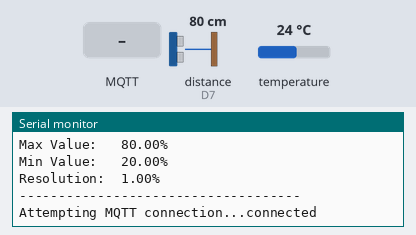
The sketch below on a simulated ESP8266 (Wemos D1 mini). Shown: the last lines printed to the serial monitor. The inputs (shaded band) are chosen by the test bench; at power-on: distance to the obstacle (sensor on D7) 80 cm, temperature 24 °C. The echo pulse lasts 58.3 µs per cm; WiFi joins after 1.5 s; servers stay silent unless stated; random numbers use the default seed unless the sketch sets one; no MQTT or app messages arrive unless stated.

Above: at 3.0 s.
3.1 s: MQTT message "/hello/world" arrives on the first subscribed topic
At 13.1 s:
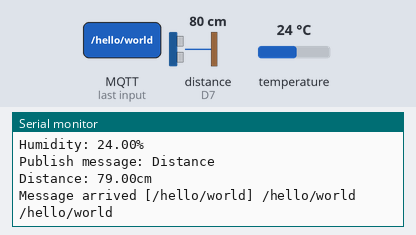
13.4 s: MQTT message "1" arrives on the first subscribed topic
At 23.4 s:
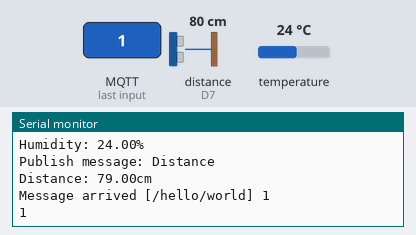
23.7 s: MQTT message "on" arrives on the first subscribed topic
At 33.5 s:
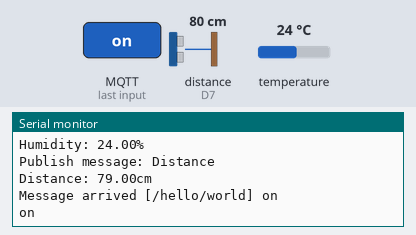
33.8 s: MQTT message "off" arrives on the first subscribed topic
At 43.5 s:
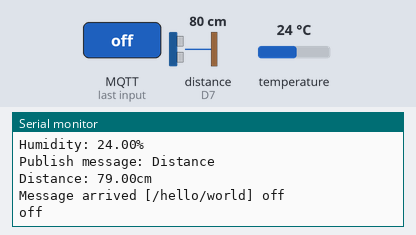

Measured:
- after the input at 3.1 s, the serial monitor: prints a new line after 9.0 s (image 1)
- after the input at 13.4 s, the serial monitor: prints a new line after 8.8 s (image 2)
- after the input at 23.7 s, the serial monitor: prints a new line after 8.6 s (image 3)
- after the input at 33.8 s, the serial monitor: prints a new line after 8.7 s (image 4)

The sketch:

ifridge_mqtt_sensors.ino
```cpp
/*
   @author nonodev96
*/

// MQTT
#include <ESP8266WiFi.h>
#include <PubSubClient.h>

// DHT11
#include <Adafruit_Sensor.h>
#include <DHT.h>
#include <DHT_U.h>

// https://github.com/adafruit/Adafruit_Sensor
/**
   typedef struct
  {
    int32_t version;
    int32_t sensor_id;
    int32_t type;
    int32_t reserved0;
    int32_t timestamp;
    union
    {
        float           data[4];
        sensors_vec_t   acceleration;
        sensors_vec_t   magnetic;
        sensors_vec_t   orientation;
        sensors_vec_t   gyro;
        float           temperature;
        float           distance;
        float           light;
        float           pressure;
        float           relative_humidity;
        float           current;
        float           voltage;
        sensors_color_t color;
    };
  } sensors_event_t;
*/


// Definición DHT11
#define DHTTYPE DHT11
#define DHTPIN D4

DHT_Unified dht(DHTPIN, DHTTYPE);
uint32_t delayMS;

// Definición Sensor Proximidad
#define echoPin D7
#define trigPin D6


// Definición MQTT SERVER
#define MQTT_SERVER_PORT 1883
const char* ssid = "MiFibra-5B22";
const char* password = "nM25e3vM";
const char* mqtt_server = "broker.emqx.io";


// Definición wifi
WiFiClient espClient;
PubSubClient client(espClient);
unsigned long lastMsg = 0;

// Definción mensaje que enviamos
#define MSG_BUFFER_SIZE	(50)
char msg[MSG_BUFFER_SIZE];

// Variables de los mensajes que enviamos
float valueTemperature = 0;
float valueHumidity = 0;
float valueDistance = 0;


/**
   Para conectarse a la red wifi
*/
void setup_wifi() {
  delay(10);
  Serial.println();
  Serial.print("Connecting to ");
  Serial.println(ssid);

  WiFi.mode(WIFI_STA);
  WiFi.begin(ssid, password);

  while (WiFi.status() != WL_CONNECTED) {
    delay(500);
    Serial.print(".");
  }

  randomSeed(micros());

  Serial.println("");
  Serial.println("WiFi connected");
  Serial.println("IP address: ");
  Serial.println(WiFi.localIP());
}

/**
   Función de callback que trata la respuesta de los topìcs
*/
void callback(char* topic, byte* payload, unsigned int length) {
  Serial.print("Message arrived [");
  Serial.print(topic);
  Serial.print("] ");
  for (int i = 0; i < length; i++) {
    Serial.print((char)payload[i]);
  }
  Serial.println();
  // ===============
  String string_topic = String(topic);

  if (string_topic.equals("/hello/world")) {
    for (int i = 0; i < length; i++) {
      Serial.print((char)payload[i]);
    }
  }

}

void reconnect() {
  while (!client.connected()) {
    Serial.print("Attempting MQTT connection...");

    String clientId = "ESP8266Client-";
    clientId += String(random(0xffff), HEX);

    if (client.connect(clientId.c_str())) {
      Serial.println("connected");

      client.publish("outTopic", "hello world");

      client.subscribe("/hello/world");

    } else {
      Serial.print("failed, rc=");
      Serial.print(client.state());
      Serial.println(" try again in 5 seconds");
      // Wait 5 seconds before retrying
      delay(5000);
    }
  }
}

void setup_dht() {
  dht.begin();
  sensor_t sensor;

  dht.temperature().getSensor(&sensor);
  Serial.println(F("------------------------------------"));
  Serial.println(F("Temperature Sensor"));
  Serial.print  (F("Sensor Type: ")); Serial.println(sensor.name);
  Serial.print  (F("Driver Ver:  ")); Serial.println(sensor.version);
  Serial.print  (F("Unique ID:   ")); Serial.println(sensor.sensor_id);
  Serial.print  (F("Max Value:   ")); Serial.print(sensor.max_value); Serial.println(F("°C"));
  Serial.print  (F("Min Value:   ")); Serial.print(sensor.min_value); Serial.println(F("°C"));
  Serial.print  (F("Resolution:  ")); Serial.print(sensor.resolution); Serial.println(F("°C"));
  Serial.println(F("------------------------------------"));

  dht.humidity().getSensor(&sensor);
  Serial.println(F("Humidity Sensor"));
  Serial.print  (F("Sensor Type: ")); Serial.println(sensor.name);
  Serial.print  (F("Driver Ver:  ")); Serial.println(sensor.version);
  Serial.print  (F("Unique ID:   ")); Serial.println(sensor.sensor_id);
  Serial.print  (F("Max Value:   ")); Serial.print(sensor.max_value); Serial.println(F("%"));
  Serial.print  (F("Min Value:   ")); Serial.print(sensor.min_value); Serial.println(F("%"));
  Serial.print  (F("Resolution:  ")); Serial.print(sensor.resolution); Serial.println(F("%"));
  Serial.println(F("------------------------------------"));
  delayMS = sensor.min_delay / 1000;
}

void setup_HC_SR04() {
  pinMode(trigPin, OUTPUT);
  pinMode(echoPin, INPUT);
}

/**
   Setup
*/
void setup() {
  Serial.begin(9600);
  //  pinMode(BUILTIN_LED, OUTPUT);

  setup_wifi();

  setup_dht();
  setup_HC_SR04();

  client.setServer(mqtt_server, MQTT_SERVER_PORT);
  client.setCallback(callback);
}

long getDistance() {
  long duration, distance;

  digitalWrite(trigPin, LOW);
  delayMicroseconds(2);
  digitalWrite(trigPin, HIGH);
  delayMicroseconds(10);
  digitalWrite(trigPin, LOW);
  duration = pulseIn(echoPin, HIGH);

  // Calculado en función de la velocidad del sonido.
  distance = duration * 0.034 / 2;
  return distance;
}

void loop() {
  if (!client.connected()) {
    reconnect();
  }
  client.loop();

  // Espera a que el sensor tome una medida
  delay(delayMS * 5);

  sensors_event_t event;
  dht.temperature().getEvent(&event);

  valueTemperature = event.temperature;
  valueHumidity = event.relative_humidity;
  valueDistance = float( getDistance() );


  if ( !isnan(valueTemperature) ) {
    Serial.println("Publish message: Temperature");
    Serial.print(F("Temperature: "));
    Serial.print(valueTemperature);
    Serial.println(F("°C"));

    snprintf (msg, MSG_BUFFER_SIZE, "{'temperature': '%.2f'}", valueTemperature);
    client.publish("/hello/ujaen_temperature", msg);
  }

  if ( !isnan(valueHumidity) ) {
    Serial.println("Publish message: Humidity");
    Serial.print(F("Humidity: "));
    Serial.print(valueHumidity);
    Serial.println(F("%"));

    snprintf (msg, MSG_BUFFER_SIZE, "{'humidity': '%.2f'}", valueHumidity);
    client.publish("/hello/ujaen_humidity", msg);
  }

  if ( !isnan(valueDistance) && valueDistance != 0.0 ) {
    Serial.println("Publish message: Distance");
    Serial.print(F("Distance: "));
    Serial.print(valueDistance);
    Serial.println(F("cm"));

    snprintf (msg, MSG_BUFFER_SIZE, "{'distance': '%.2f'}", valueDistance);
    client.publish("/hello/ujaen_distance", msg);
  }

}
```
